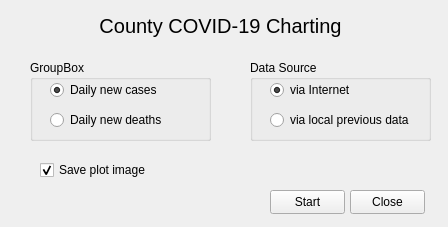
<?xml version="1.0" encoding="UTF-8"?>
<ui version="4.0">
 <class>MainWindow</class>
 <widget class="QMainWindow" name="MainWindow">
  <property name="geometry">
   <rect>
    <x>0</x>
    <y>0</y>
    <width>448</width>
    <height>227</height>
   </rect>
  </property>
  <property name="windowTitle">
   <string>Orange Co. COVID-19 Charting</string>
  </property>
  <widget class="QWidget" name="centralwidget">
   <widget class="QCheckBox" name="chkSavePlotImage">
    <property name="geometry">
     <rect>
      <x>40</x>
      <y>160</y>
      <width>125</width>
      <height>20</height>
     </rect>
    </property>
    <property name="text">
     <string>Save plot image</string>
    </property>
    <property name="checked">
     <bool>true</bool>
    </property>
   </widget>
   <widget class="QLabel" name="lblTitle">
    <property name="geometry">
     <rect>
      <x>0</x>
      <y>10</y>
      <width>441</width>
      <height>31</height>
     </rect>
    </property>
    <property name="font">
     <font>
      <pointsize>15</pointsize>
     </font>
    </property>
    <property name="text">
     <string>County COVID-19 Charting</string>
    </property>
    <property name="alignment">
     <set>Qt::AlignCenter</set>
    </property>
   </widget>
   <widget class="QPushButton" name="btnStart">
    <property name="geometry">
     <rect>
      <x>270</x>
      <y>190</y>
      <width>75</width>
      <height>24</height>
     </rect>
    </property>
    <property name="text">
     <string>Start</string>
    </property>
   </widget>
   <widget class="QPushButton" name="btnClose">
    <property name="geometry">
     <rect>
      <x>350</x>
      <y>190</y>
      <width>75</width>
      <height>24</height>
     </rect>
    </property>
    <property name="text">
     <string>Close</string>
    </property>
   </widget>
   <widget class="QGroupBox" name="grpDataSource">
    <property name="geometry">
     <rect>
      <x>250</x>
      <y>60</y>
      <width>181</width>
      <height>81</height>
     </rect>
    </property>
    <property name="title">
     <string>Data Source</string>
    </property>
    <widget class="QRadioButton" name="radServerData">
     <property name="geometry">
      <rect>
       <x>20</x>
       <y>20</y>
       <width>151</width>
       <height>20</height>
      </rect>
     </property>
     <property name="text">
      <string>via Internet</string>
     </property>
     <property name="checked">
      <bool>true</bool>
     </property>
    </widget>
    <widget class="QRadioButton" name="radLocalData">
     <property name="geometry">
      <rect>
       <x>20</x>
       <y>50</y>
       <width>151</width>
       <height>20</height>
      </rect>
     </property>
     <property name="text">
      <string>via local previous data</string>
     </property>
    </widget>
   </widget>
   <widget class="QGroupBox" name="groupBox">
    <property name="geometry">
     <rect>
      <x>30</x>
      <y>60</y>
      <width>181</width>
      <height>81</height>
     </rect>
    </property>
    <property name="title">
     <string>GroupBox</string>
    </property>
    <widget class="QRadioButton" name="radNewCases">
     <property name="geometry">
      <rect>
       <x>20</x>
       <y>20</y>
       <width>151</width>
       <height>20</height>
      </rect>
     </property>
     <property name="text">
      <string>Daily new cases</string>
     </property>
     <property name="checked">
      <bool>true</bool>
     </property>
    </widget>
    <widget class="QRadioButton" name="radNewDeaths">
     <property name="geometry">
      <rect>
       <x>20</x>
       <y>50</y>
       <width>151</width>
       <height>20</height>
      </rect>
     </property>
     <property name="text">
      <string>Daily new deaths</string>
     </property>
    </widget>
   </widget>
  </widget>
 </widget>
 <resources/>
 <connections/>
</ui>
